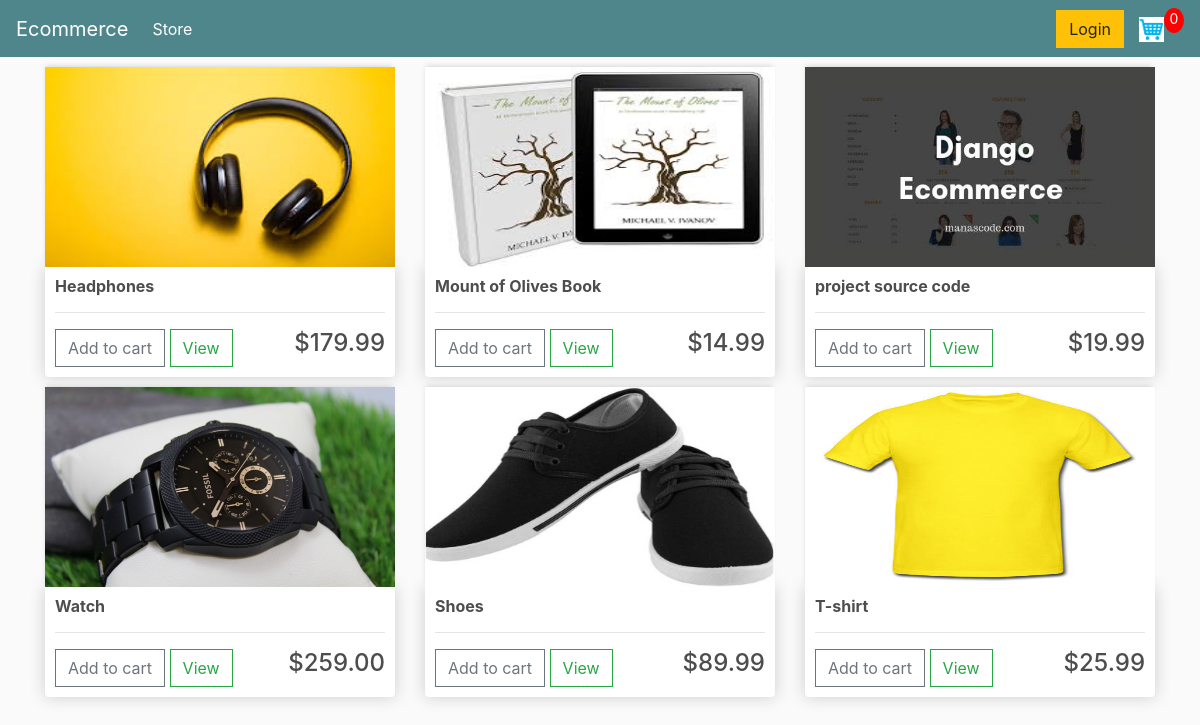
The page / on the database its author committed.
### store/models.py (models this page shows, shortened)
class Product(models.Model):
    name = models.CharField(max_length=200, null=True)
    price = models.FloatField()
    Digital = models.BooleanField(default=False, null=True)
    image = models.ImageField(null=True)
    @property
    def imageURL(self):
        try:
            url = self.image.url
        except:
            url = ''
        return url

### store/views.py (the view)
# urls.py: path('', include('store.urls'))
def store(request):
    products = Product.objects.all()
    context = {'products':products}
    return render(request, 'store/store.html', context)

### store/templates/store/store.html
{% extends 'store/main.html' %}
{% load static %}
{% block content %}
    <div class="row">
        {% for product in products %}
        <div class="col-lg-4">
            <img class="thumbnail" src="{{ product.imageURL }}">
            <div class="box-element product">
                <h6><strong>{{product.name}}</strong></h6>
                <hr>
                <button data-product={{product.id}} data-action="add" class="btn btn-outline-secondary add-btn update-cart">Add to cart</button>
                <a class="btn btn-outline-success" href="#">View</a>
                <h4 style="display:inline-block;float:right;">${{product.price|floatformat:2}}</h4>
            </div>
        </div>
        {% endfor %}
    </div>
{% endblock content %}

### store/templates/store/main.html (shortened to what this page needs)
<!DOCTYPE html>
{% load static %}
<html>
<head>
    <link rel="stylesheet" href="https://stackpath.bootstrapcdn.com/bootstrap/4.5.0/css/bootstrap.min.css">
    <link rel="stylesheet" type="text/css" href="{% static 'css/main.css' %}">
</head>
<body>
    <nav class="navbar navbar-expand-lg navbar-dark bg-dark">
      <a class="navbar-brand" href="{% url 'store' %}">Ecommerce</a>
      <div class="collapse navbar-collapse" id="navbarSupportedContent">
        <ul class="navbar-nav mr-auto">
          <li class="nav-item active">
            <a class="nav-link" href="{% url 'store' %}">Store <span class="sr-only">(current)</span></a>
          </li>
        </ul>
             <div class="form-inline my-2 my-lg-0">
            <a href="#"class="btn btn-warning">Login</a>
            <a href="{% url 'cart' %}">
                <img  id="cart-icon" src="{% static 'images/cart.png' %}">
            </a>
            <p id="cart-total">0</p>
        </div>
      </div>
    </nav>
    <div class="container">
        {% block content %}
        {% endblock content %}
    </div>
</body>
</html>

### static/css/main.css (style rules this page uses)
body { background-color: hsl(0, 0%, 98%); }
h1,h2,h3,h4,h5,h6 { color:hsl(0, 0%, 30%); }
.box-element { box-shadow:hsl(0, 0%, 80%) 0 0 16px; background-color: #fff; border-radius: 4px; padding: 10px; }
.thumbnail { width: 100%; height: 200px; -webkit-box-shadow: -1px -3px 5px -2px rgba(214,214,214,1); -moz-box-shadow: -1px -3px 5px -2px rgba(214,214,214,1); box-shadow: -1px -3px 5px -2px rgba(214,214,214,1); }
.product { border-radius: 0 0 4px 4px; }
.bg-dark { background-color: #4f868c!important; }
#cart-icon { width:25px; display: inline-block; margin-left: 15px; }
#cart-total { display: block; text-align: center; color:#fff; background-color: red; width: 20px; height: 25px; border-radius: 50%; font-size: 14px; }
.col-lg-4, .col-lg-6, .col-lg-8, .col-lg-12 { margin-top: 10px; }
.btn { border-radius: 0; }

### rows shown on the page
Product: imageURL (picture), name "Headphones", price "179.99"
Product: imageURL (picture), name "Mount of Olives Book", price "14.99"
Product: imageURL (picture), name "project source code", price "19.99"
Product: imageURL (picture), name "Watch", price "259.00"
Product: imageURL (picture), name "Shoes", price "89.99"
Product: imageURL (picture), name "T-shirt", price "25.99"
